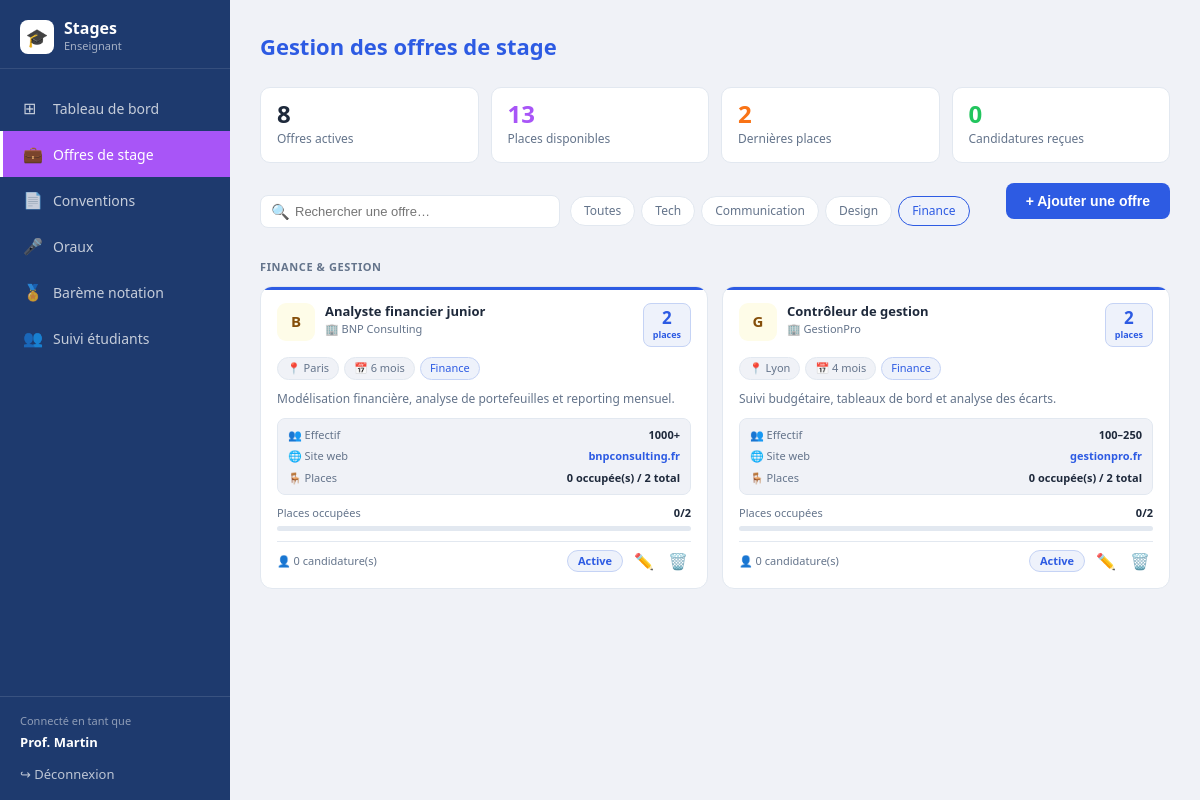
/offre.php?cat=Finance (signed in), run on the app's committed database.
### tables this page shows
CREATE TABLE IF NOT EXISTS offres (
  id                  INT UNSIGNED AUTO_INCREMENT PRIMARY KEY,
  titre               VARCHAR(200)  NOT NULL,
  entreprise          VARCHAR(150)  NOT NULL,
  lieu                VARCHAR(100),
  duree               VARCHAR(50),
  description         TEXT,
  categorie           VARCHAR(50)   DEFAULT 'Tech',
  effectif            VARCHAR(50),
  site_web            VARCHAR(100),
  places_total        INT           DEFAULT 1,
  places_disponibles  INT           DEFAULT 1,
  statut              ENUM('active','inactive') DEFAULT 'active',
  creee_par           INT UNSIGNED,
  created_at          DATETIME DEFAULT CURRENT_TIMESTAMP,
  FOREIGN KEY (creee_par) REFERENCES utilisateurs(id) ON DELETE SET NULL
);

### auth.php (called while the page is built, shortened)
<?php
function h(string $s): string {
    return htmlspecialchars($s, ENT_QUOTES, 'UTF-8');
}

### offre.php (the view, shortened to what this page needs)
<?php
require_once __DIR__ . '/../../includes/auth.php';
require_once __DIR__ . '/../../includes/db.php';
require_once __DIR__ . '/../../includes/sidebar.php';
$search = trim($_GET['q']   ?? '');
$filtre = trim($_GET['cat'] ?? 'tous');
$sql = "SELECT o.*, (SELECT COUNT(*) FROM candidatures c WHERE c.offre_id=o.id) AS nb_candidatures FROM offres o WHERE 1=1";
$params = [];
if (!in_array($filtre, ['tous',''])) {
    $sql .= " AND o.categorie = ?";
    $params[] = $filtre;
}
$sql .= " ORDER BY o.categorie, o.created_at DESC";
$stmt = $pdo->prepare($sql);
$stmt->execute($params);
$offres_db = $stmt->fetchAll();
$nb_actives   = $pdo->query("SELECT COUNT(*) FROM offres WHERE statut='active'")->fetchColumn();
$nb_places    = $pdo->query("SELECT COALESCE(SUM(places_disponibles),0) FROM offres WHERE statut='active'")->fetchColumn();
$nb_urgentes  = $pdo->query("SELECT COUNT(*) FROM offres WHERE places_disponibles=1 AND statut='active'")->fetchColumn();
$nb_cands     = $pdo->query("SELECT COUNT(*) FROM candidatures")->fetchColumn();
$par_cat = [];
foreach ($offres_db as $o) {
    $par_cat[$o['categorie'] ?? 'Autres'][] = $o;
}
$cat_labels = ['Tech'=>'Développement & Tech','Communication'=>'Communication & Marketing','Design'=>'Design','Finance'=>'Finance & Gestion','Autres'=>'Autres'];
$filtres = ['tous'=>'Toutes','Tech'=>'Tech','Communication'=>'Communication','Design'=>'Design','Finance'=>'Finance'];
?>
<!DOCTYPE html>
<html lang="fr">
<head>
  <link rel="stylesheet" href="../../css/style.css">
</head>
<body>
<div class="app-layout">
  <main class="main-content">
    <h1 class="page-title">Gestion des offres de stage</h1>
    <div class="stats-row">
      <div class="stat-c">
        <div class="stat-n"><?= (int)$nb_actives ?></div>
        <div class="stat-l">Offres actives</div>
      </div>
      <div class="stat-c pink">
        <div class="stat-n"><?= (int)$nb_places ?></div>
        <div class="stat-l">Places disponibles</div>
      </div>
      <div class="stat-c orange">
        <div class="stat-n"><?= (int)$nb_urgentes ?></div>
        <div class="stat-l">Dernières places</div>
      </div>
      <div class="stat-c green">
        <div class="stat-n"><?= (int)$nb_cands ?></div>
        <div class="stat-l">Candidatures reçues</div>
      </div>
    </div>
    <div class="top-bar">
      <form method="GET" style="display:contents">
        <div class="sw">
          <span class="si">🔍</span>
          <input type="text" name="q" placeholder="Rechercher une offre…"
                 value="<?= h($search) ?>" onchange="this.form.submit()">
        </div>
      </form>
      <div class="filtres">
        <?php foreach ($filtres as $val => $label):
          $qs = $search ? '&q='.urlencode($search) : '';
        ?>
          <a href="?cat=<?= urlencode($val) ?><?= $qs ?>"
             class="fb <?= $filtre===$val?'on':'' ?>"><?= h($label) ?></a>
        <?php endforeach; ?>
      </div>
      <button class="btn-add" style="margin-left:auto" onclick="openModal()">
        + Ajouter une offre
      </button>
    </div>
    <?php if (empty($offres_db)): ?>
      <div style="text-align:center;padding:60px 20px;color:var(--gray-text)">
        <div style="font-size:40px;margin-bottom:12px">🔍</div>
        <p>Aucune offre trouvée.</p>
      </div>
    <?php else: ?>
      <?php foreach ($par_cat as $cat => $offres): ?>
        <div class="cat-title"><?= h($cat_labels[$cat] ?? $cat) ?></div>
        <div class="offres-grid">
          <?php foreach ($offres as $offre):
            $dispo  = (int)($offre['places_disponibles'] ?? 1);
            $total  = (int)($offre['places_total']       ?? 1);
            $nb_c   = (int)($offre['nb_candidatures']    ?? 0);
            $complet= $dispo <= 0;
            $urgent = !$complet && $dispo === 1;
            $col    = $complet ? 'gr' : ($urgent ? 'or' : 'bl');
            $init   = mb_strtoupper(mb_substr($offre['entreprise'],0,1));
            $logo_col = match($cat) { 'Communication','Design'=>'gn', 'Finance'=>'am', default=>$col };
          ?>
          <div class="kard <?= $col ?>">
            <div class="kh">
              <div class="klogo <?= $logo_col ?>"><?= $init ?></div>
              <div class="ktb">
                <div class="ktit"><?= h($offre['titre']) ?></div>
                <div class="kco">🏢 <?= h($offre['entreprise']) ?></div>
              </div>
              <div class="pbadge <?= $col ?>">
                <span class="pnb"><?= $dispo ?></span>
                <span class="plb"><?= $complet?'Complet':($dispo>1?'places':'place') ?></span>
              </div>
            </div>
            <div class="ktags">
              <span class="ktag">📍 <?= h($offre['lieu']) ?></span>
              <span class="ktag">📅 <?= h($offre['duree']) ?></span>
              <span class="ktag ktag-cat"><?= h($offre['categorie'] ?? '') ?></span>
            </div>
            <div class="kdesc"><?= h($offre['description']) ?></div>
            <div class="cinfo">
              <?php if (!empty($offre['effectif'])): ?>
                <div class="crow">
                  <span class="crow-l">👥 Effectif</span>
                  <span class="crow-r"><?= h($offre['effectif']) ?></span>
                </div>
              <?php endif; ?>
              <?php if (!empty($offre['site_web'])): ?>
                <div class="crow">
                  <span class="crow-l">🌐 Site web</span>
                  <span class="crow-r"><a href="https://<?= h($offre['site_web']) ?>" target="_blank"><?= h($offre['site_web']) ?></a></span>
                </div>
              <?php endif; ?>
              <div class="crow">
                <span class="crow-l">🪑 Places</span>
                <span class="crow-r"><?= $total-$dispo ?> occupée(s) / <?= $total ?> total</span>
              </div>
            </div>
            <div class="pbar-w">
              <div class="pbar-l">
                <span>Places occupées</span>
                <span><?= $total-$dispo ?>/<?= $total ?></span>
              </div>
              <div class="pbar">
              </div>
            </div>
            <div class="kfoot">
              <span class="kcands">👤 <?= $nb_c ?> candidature(s)</span>
              <div class="kact">
                <?php if ($complet): ?>
                  <span class="badge-complet">Complet</span>
                <?php else: ?>
                  <span class="badge-active">Active</span>
                <?php endif; ?>
                <a href="?action=editer&id=<?= $offre['id'] ?>" class="ic-btn ic-edit" title="Modifier">✏️</a>
                <a href="?action=supprimer&id=<?= $offre['id'] ?>"
                   class="ic-btn ic-del" title="Supprimer"
                   onclick="return confirm('Supprimer cette offre ?')">🗑️</a>
              </div>
            </div>
          </div>
          <?php endforeach; ?>
        </div>
      <?php endforeach; ?>
    <?php endif; ?>
  </main>
</div>
</body>
</html>

### style.css (style rules this page uses)
:root { --blue-dark: #1e3a6e; --blue-main: #2d5be3; --blue-light: #eef2fb; --blue-border: #c5d3f5; --pink-main: #a855f7; --pink-light: #fdf4ff; --pink-border: #e9d5ff; --gray-bg: #f0f2f7; --gray-border: #e2e8f0; --gray-text: #64748b; --text-main: #1e293b; --white: #ffffff; --green: #22c55e; --orange: #f97316; --red: #ef4444; --sidebar-w: 230px; }
* { box-sizing: border-box; margin: 0; padding: 0; }
body { font-family: 'Segoe UI', system-ui, sans-serif; background: var(--gray-bg); color: var(--text-main); font-size: 14px; line-height: 1.5; }
a { text-decoration: none; color: inherit; }
.app-layout { display: flex; min-height: 100vh; }
.main-content { margin-left: var(--sidebar-w); flex: 1; padding: 30px; min-height: 100vh; }
.page-title { font-size: 22px; font-weight: 700; color: var(--blue-main); margin-bottom: 24px; }
.badge-active { background: var(--blue-light); color: var(--blue-main); border: 1px solid var(--blue-border); }
.btn-add { display: inline-flex; align-items: center; gap: 8px; padding: 10px 20px; background: var(--blue-main); color: white; border: none; border-radius: 8px; font-size: 14px; font-weight: 600; cursor: pointer; margin-bottom: 20px; transition: background .2s; }

### data on the page
offres: entreprise "B", titre "Analyste financier junior", entreprise "BNP Consulting", places_disponibles "2", lieu "Paris", duree "6 mois", categorie "Finance", description "Modélisation financière, analyse de portefeuilles et reporting mensuel.", effectif "1000+", site_web "bnpconsulting.fr", $total-$dispo "0", places_total "2", nb_c "0", shows "Active"
offres: entreprise "G", titre "Contrôleur de gestion", entreprise "GestionPro", places_disponibles "2", lieu "Lyon", duree "4 mois", categorie "Finance", description "Suivi budgétaire, tableaux de bord et analyse des écarts.", effectif "100–250", site_web "gestionpro.fr", $total-$dispo "0", places_total "2", nb_c "0", shows "Active"

### other printed values
$roleLabel "Enseignant"
$item['icon'] "⊞"
$item['label'] "Tableau de bord"
$item['icon'] "💼"
$item['label'] "Offres de stage"
$item['icon'] "📄"
$item['label'] "Conventions"
$item['icon'] "🎤"
$item['label'] "Oraux"
$item['icon'] "🏅"
$item['label'] "Barème notation"
$item['icon'] "👥"
$item['label'] "Suivi étudiants"
$user['nom'] "Prof. Martin"
$nb_actives "8"
